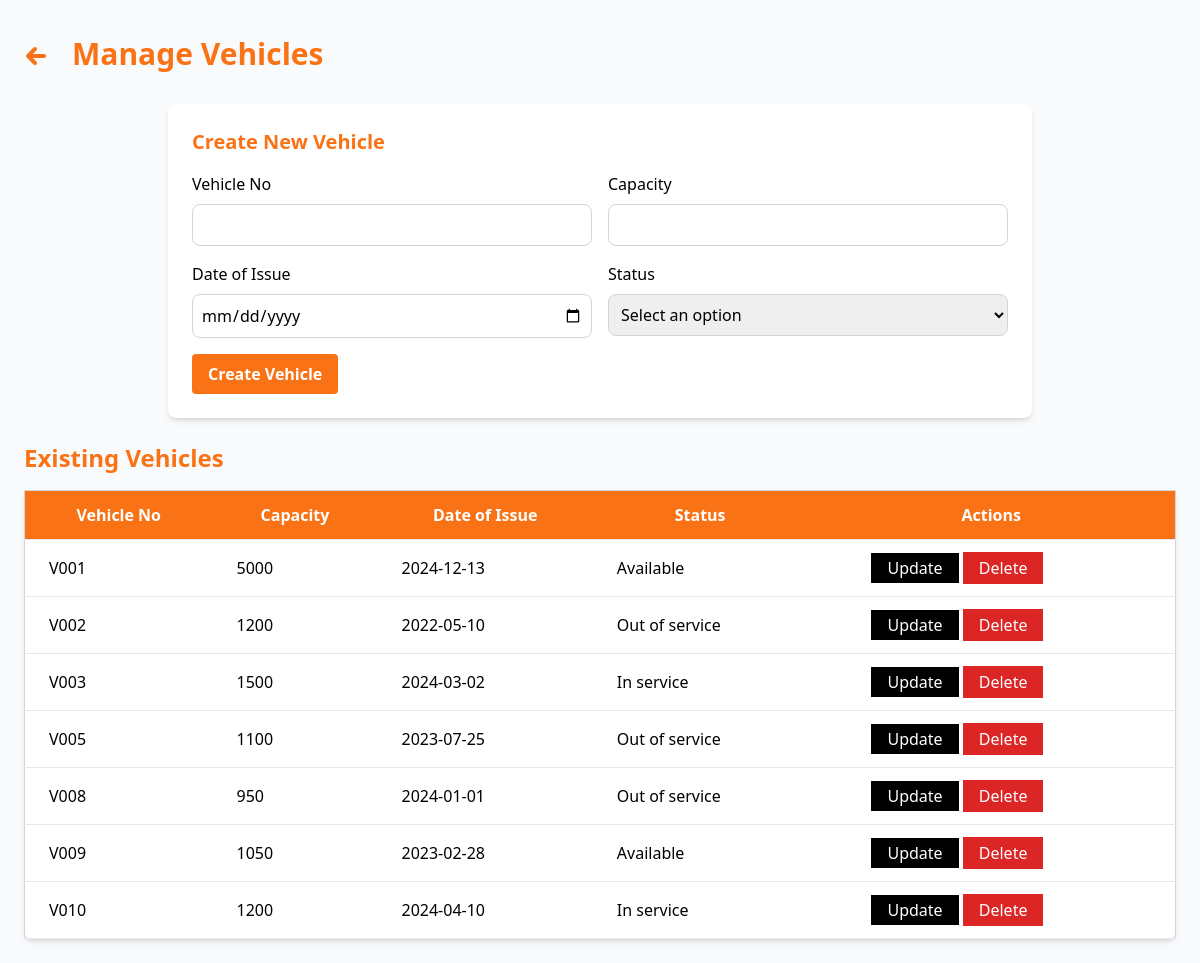
Before: /manager/vehicle.php with the older database file.
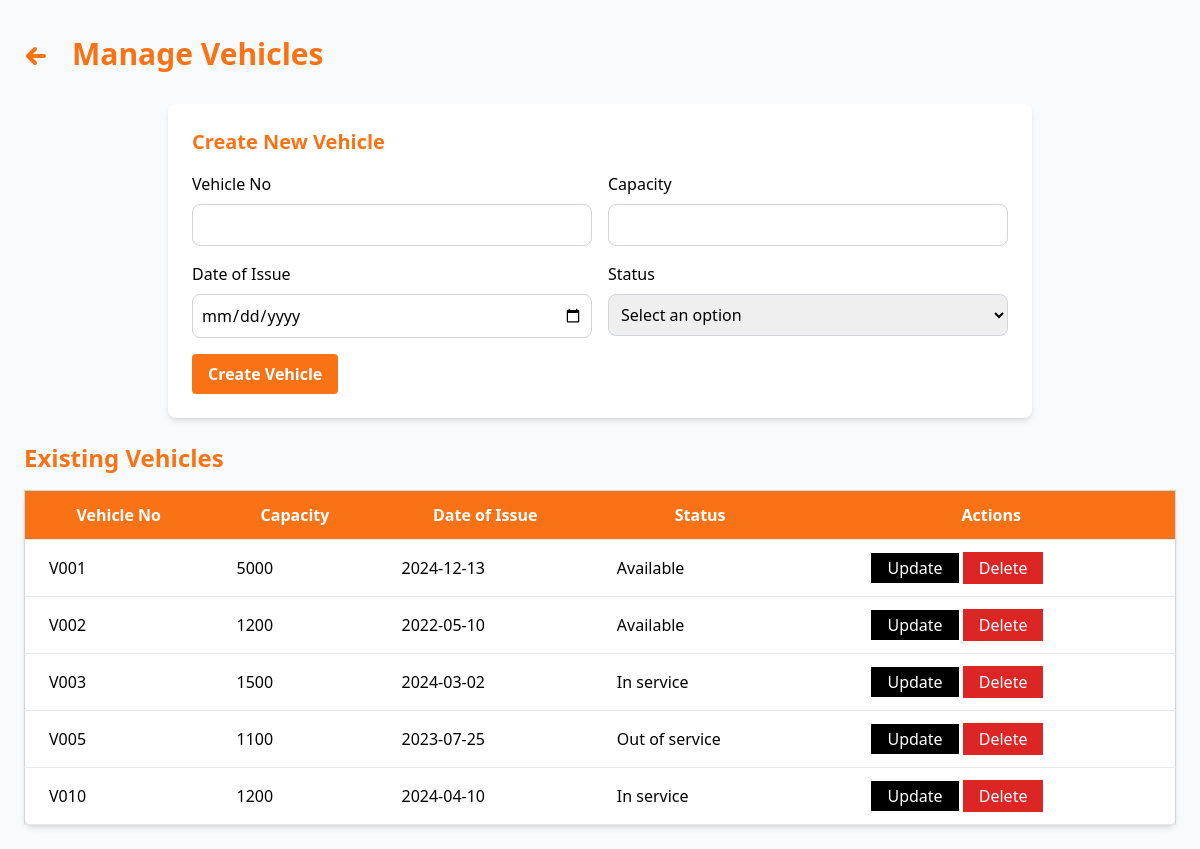
After: the same page with the newer database file.
### tables this page shows
CREATE TABLE `vehicle` (
  `id` int(11) NOT NULL,
  `vehicle_no` varchar(50) NOT NULL,
  `capacity` int(11) NOT NULL,
  `date` date NOT NULL,
  `status` enum('Available','Out of service','In service') NOT NULL
);

### manager/vehicle.php (the view, shortened to what this page needs)
<?php
include '../config/database.php';
$sql = "SELECT * FROM vehicle";
$result = $conn->query($sql);
$vehicle = null;
?>
<!DOCTYPE html>
<html lang="en">
<head>
    <script src="https://cdn.tailwindcss.com"></script>
</head>
<body class="bg-gray-50">
<div class="flex">
    <div class="flex-grow p-6">
        <div class="flex items-center space-x-4 py-3 mb-5">
            <a href="dashboard.php" class="flex items-center text-orange-500 hover:text-orange-700 text-2xl font-bold">
                <svg xmlns="http://www.w3.org/2000/svg" viewBox="0 0 24 24" fill="none" stroke="currentColor" class="h-6 w-6 mr-2 mt-1">
                    <path stroke-linecap="round" stroke-linejoin="round" stroke-width="4" d="M11 19l-7-7 7-7M4 12h16" />
                </svg>
            </a>
            <h1 class="text-3xl font-bold text-orange-500">Manage Vehicles</h1>
        </div>
        <div class="flex items-center justify-center">
            <form action="vehicle.php" method="POST" class="bg-white p-6 rounded-lg shadow-md mb-6 w-3/4">
                <h3 class="text-xl font-semibold mb-4 text-orange-500"><?php echo $vehicle ? "Update Vehicle" : "Create New Vehicle"; ?></h3>
                <div class="grid grid-cols-2 gap-4">
                    <div>
                        <label for="vehicle_no" class="block mb-2">Vehicle No</label>
                        <input type="text" name="vehicle_no" id="vehicle_no" value="<?php echo $vehicle ? $vehicle['vehicle_no'] : ''; ?>" required class="w-full p-2 border border-gray-300 rounded-lg">
                    </div>
                    <div>
                        <label for="capacity" class="block mb-2">Capacity</label>
                        <input type="number" name="capacity" id="capacity" value="<?php echo $vehicle ? $vehicle['capacity'] : ''; ?>" required class="w-full p-2 border border-gray-300 rounded-lg">
                    </div>
                    <div>
                        <label for="date" class="block mb-2">Date of Issue</label>
                        <input type="date" name="date" id="date" value="<?php echo $vehicle ? $vehicle['date'] : ''; ?>" required class="w-full p-2 border border-gray-300 rounded-lg">
                    </div>
                    <div>
                        <label for="status" class="block mb-2">Status</label>
                        <select name="status" id="status" required class="w-full p-2 border border-gray-300 rounded-lg">
                            <option value="" disabled selected>Select an option</option>
                        </select>
                    </div>
                </div>
                <button type="submit" name="<?php echo $vehicle ? 'update' : 'create'; ?>" class="text-white px-4 py-2 rounded bg-orange-500 font-semibold mt-4 hover:bg-orange-600">
                    <?php echo $vehicle ? 'Update Vehicle' : 'Create Vehicle'; ?>
                </button>
            </form>
        </div>
        <h3 class="text-2xl font-bold text-orange-500 mb-4">Existing Vehicles</h3>
        <table class="min-w-full bg-white border border-gray-300 rounded-lg shadow-md">
            <thead>
                <tr class="bg-orange-500">
                    <th class="px-6 py-3 border-b text-white">Vehicle No</th>
                    <th class="px-6 py-3 border-b text-white">Capacity</th>
                    <th class="px-6 py-3 border-b text-white">Date of Issue</th>
                    <th class="px-6 py-3 border-b text-white">Status</th>
                    <th class="px-6 py-3 border-b text-white">Actions</th>
                </tr>
            </thead>
            <tbody>
                <?php while ($row = $result->fetch_assoc()): ?>
                <tr>
                    <td class="px-6 py-3 border-b"><?php echo $row['vehicle_no']; ?></td>
                    <td class="px-6 py-3 border-b"><?php echo $row['capacity']; ?></td>
                    <td class="px-6 py-3 border-b"><?php echo $row['date']; ?></td>
                    <td class="px-6 py-3 border-b"><?php echo $row['status']; ?></td>
                    <td class="px-6 py-3 border-b">
						<a href="vehicle.php?id=<?php echo $row['id']; ?>" class="bg-black text-white px-4 py-1  ml-10 hover:bg-gray-600">Update</a>
                        <form action="vehicle.php" method="POST" class="inline-block" onsubmit="return confirmDelete()">
                            <button type="submit" name="delete" class="bg-red-600 text-white px-4 py-1 hover:bg-red-500">Delete</button>
                        </form>                    </td>
                </tr>
                <?php endwhile; ?>
            </tbody>
        </table>
    </div>
</div>
</body>
</html>

Changed rows visible on the page:
removed vehicle: vehicle_no "V008", capacity "950", date "2024-01-01", status "Out of service"
removed vehicle: vehicle_no "V009", capacity "1050", date "2023-02-28", status "Available"
changed vehicle (number 2 of 5 on the later page): status "Out of service" → "Available"
